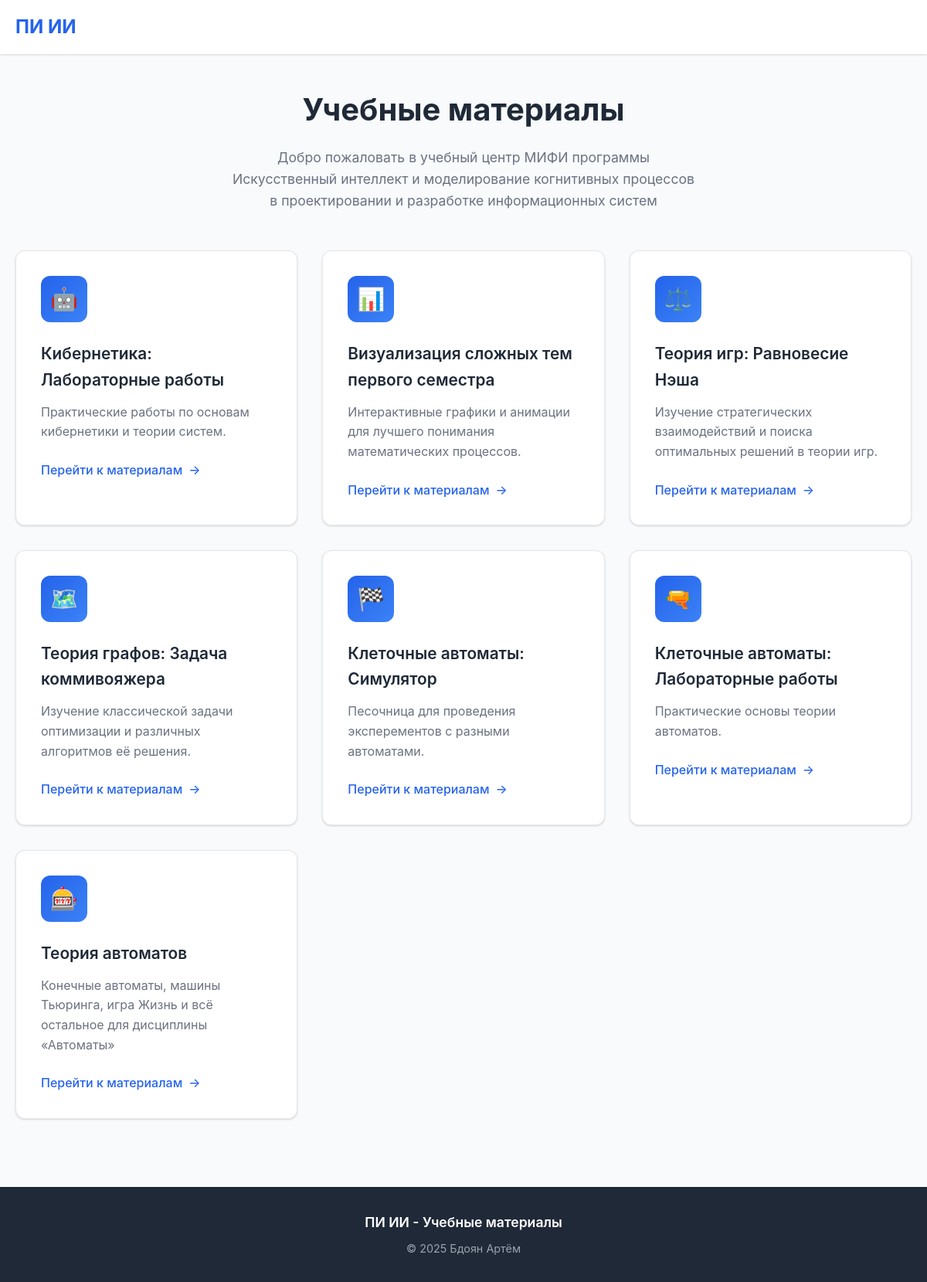
The page / on the database its author committed.
### other/models.py (models this page shows, shortened)
class CustomLabs(models.Model):
    name = models.CharField(max_length=100, unique=True)
    url = models.CharField(max_length=32, unique=True)
    emojy = models.CharField(max_length=10)
    description = models.TextField(blank=True, null=True)
    file = models.FileField(upload_to='aia/templates/custom_labs/', blank=True, null=True)
    updated_at = models.DateTimeField(auto_now=True)
    class Meta:
        verbose_name = "Модуль"
        verbose_name_plural = "Модули"

### other/views.py (the view)
# urls.py: path('', views.index),
def index(request):
    return render(request, 'index.html', context={"cards": CustomLabs.objects.all()})

### aiaex/templates/index.html
{% extends "base.html" %}
{% block content %}
    <main class="main-container">
        <div class="page-header">
            <h1 class="page-title">Учебные материалы</h1>
            <p class="page-subtitle">
                Добро пожаловать в учебный центр МИФИ программы Искусственный интеллект и моделирование когнитивных
                процессов в проектировании и разработке информационных систем
            </p>
        </div>
        <div class="content-grid">
            {% for card in cards %}
                <div class="material-card">
                    <div class="card-icon">{{ card.emojy }}</div>
                    <h3 class="card-title">{{ card.name }}</h3>
                    <p class="card-description">
                        {{ card.description }}
                    </p>
                    <a href="/{{ card.url }}" class="card-link">Перейти к материалам</a>
                </div>
            {% endfor %}
        </div>
    </main>
{% endblock content %}

### aiaex/templates/base.html (shortened to what this page needs)
<!DOCTYPE html>
<html lang="ru">
<head>
</head>
<body>
<header class="header">
    <nav class="nav-container">
        <a href="/" class="logo">ПИ ИИ</a>
    </nav>
</header>
    {% block content %}
    {% endblock content %}
<footer class="footer">
    <div class="footer-content">
        <h4 class="footer-title">ПИ ИИ - Учебные материалы</h4>
        <p class="footer-text">
            © 2025 Бдоян Артём
        </p>
    </div>
</footer>
</body>
</html>

### aiaex/templates/base.html (style rules this page uses)
:root { --primary-color: #2563eb; --secondary-color: #1e40af; --accent-color: #3b82f6; --text-dark: #1f2937; --text-light: #6b7280; --bg-light: #f8fafc; --bg-white: #ffffff; --border-color: #e5e7eb; --shadow: 0 1px 3px 0 rgba(0, 0, 0, 0.1), 0 1px 2px 0 rgba(0, 0, 0, 0.06); --shadow-lg: 0 10px 15px -3px rgba(0, 0, 0, 0.1), 0 4px 6px -2px rgba(0, 0, 0, 0.05); }
* { margin: 0; padding: 0; box-sizing: border-box; }
body { font-family: -apple-system, BlinkMacSystemFont, 'Segoe UI', Roboto, Oxygen, Ubuntu, Cantarell, sans-serif; line-height: 1.6; color: var(--text-dark); background-color: var(--bg-light); }
.header { background-color: var(--bg-white); box-shadow: var(--shadow); position: sticky; top: 0; z-index: 100; }
.nav-container { max-width: 1200px; margin: 0 auto; padding: 0 20px; display: flex; justify-content: space-between; align-items: center; height: 70px; }
.logo { font-size: 1.5rem; font-weight: 700; color: var(--primary-color); text-decoration: none; }
.main-container { max-width: 1200px; margin: 0 auto; padding: 40px 20px; min-height: calc(100vh - 140px); }
.page-header { text-align: center; margin-bottom: 50px; }
.page-title { font-size: 2.5rem; font-weight: 700; color: var(--text-dark); margin-bottom: 1rem; }
.page-subtitle { font-size: 1.1rem; color: var(--text-light); max-width: 600px; margin: 0 auto; }
.content-grid { display: grid; grid-template-columns: repeat(auto-fit, minmax(300px, 1fr)); gap: 2rem; margin-bottom: 3rem; }
.material-card { background: var(--bg-white); border-radius: 12px; padding: 2rem; box-shadow: var(--shadow); transition: all 0.3s ease; border: 1px solid var(--border-color); }
.card-icon { width: 60px; height: 60px; background: linear-gradient(135deg, var(--primary-color), var(--accent-color)); border-radius: 12px; display: flex; align-items: center; justify-content: center; margin-bottom: 1.5rem; font-size: 1.8rem; color: white; }
.card-title { font-size: 1.3rem; font-weight: 600; margin-bottom: 0.8rem; color: var(--text-dark); }
.card-description { color: var(--text-light); margin-bottom: 1.5rem; line-height: 1.6; }
.card-link { display: inline-flex; align-items: center; color: var(--primary-color); text-decoration: none; font-weight: 500; transition: color 0.3s ease; }
.card-link::after { content: "→"; margin-left: 0.5rem; transition: transform 0.3s ease; }
.footer { background-color: var(--text-dark); color: white; text-align: center; padding: 2rem 20px; margin-top: auto; }
.footer-content { max-width: 1200px; margin: 0 auto; }
.footer-title { font-size: 1.1rem; font-weight: 600; margin-bottom: 0.5rem; }
.footer-text { color: #9ca3af; font-size: 0.9rem; }
.material-card { animation: fadeInUp 0.6s ease-out; }
.material-card:nth-child(2) { animation-delay: 0.1s; }
.material-card:nth-child(3) { animation-delay: 0.2s; }
.material-card:nth-child(4) { animation-delay: 0.3s; }

### rows shown on the page
CustomLabs: emojy "🤖", name "Кибернетика: Лабораторные работы", description "Практические работы по основам кибернетики и теории систем."
CustomLabs: emojy "📊", name "Визуализация сложных тем первого семестра", description "Интерактивные графики и анимации для лучшего понимания математических процессов."
CustomLabs: emojy "⚖️", name "Теория игр: Равновесие Нэша", description "Изучение стратегических взаимодействий и поиска оптимальных решений в теории игр."
CustomLabs: emojy "🗺️", name "Теория графов: Задача коммивояжера", description "Изучение классической задачи оптимизации и различных алгоритмов её решения."
CustomLabs: emojy "🏁", name "Клеточные автоматы: Симулятор", description "Песочница для проведения эксперементов с разными автоматами."
CustomLabs: emojy "🔫", name "Клеточные автоматы: Лабораторные работы", description "Практические основы теории автоматов."
CustomLabs: emojy "🎰", name "Теория автоматов", description "Конечные автоматы, машины Тьюринга, игра Жизнь и всё остальное для дисциплины «Автоматы»"
